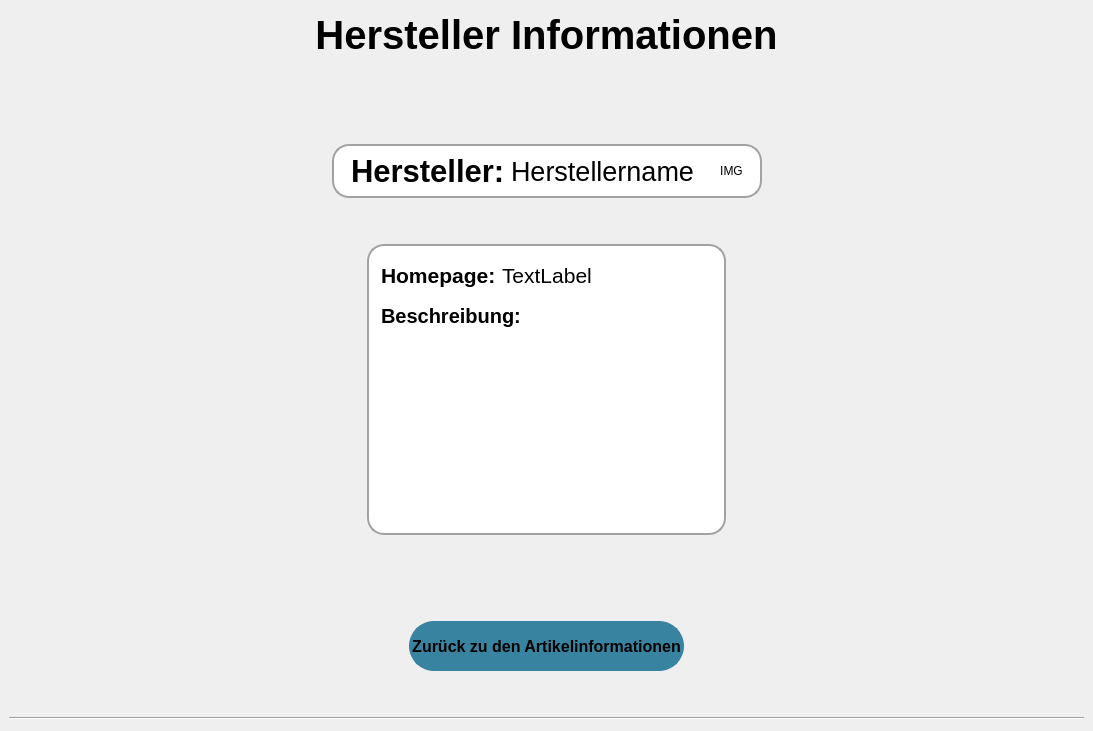
     <widget class="QWidget" name="page_4">
      <layout class="QVBoxLayout" name="verticalLayout_6">
       <property name="leftMargin">
        <number>9</number>
       </property>
       <property name="rightMargin">
        <number>9</number>
       </property>
       <item>
        <spacer name="verticalSpacer_34">
         <property name="orientation">
          <enum>Qt::Vertical</enum>
         </property>
         <property name="sizeType">
          <enum>QSizePolicy::Fixed</enum>
         </property>
         <property name="sizeHint" stdset="0">
          <size>
           <width>20</width>
           <height>1</height>
          </size>
         </property>
        </spacer>
       </item>
       <item>
        <widget class="QLabel" name="label_9">
         <property name="font">
          <font>
           <pointsize>30</pointsize>
           <bold>true</bold>
          </font>
         </property>
         <property name="text">
          <string>Hersteller Informationen</string>
         </property>
         <property name="alignment">
          <set>Qt::AlignCenter</set>
         </property>
        </widget>
       </item>
       <item>
        <spacer name="verticalSpacer_11">
         <property name="orientation">
          <enum>Qt::Vertical</enum>
         </property>
         <property name="sizeType">
          <enum>QSizePolicy::Expanding</enum>
         </property>
         <property name="sizeHint" stdset="0">
          <size>
           <width>20</width>
           <height>80</height>
          </size>
         </property>
        </spacer>
       </item>
       <item>
        <layout class="QHBoxLayout" name="horizontalLayout_10">
         <item>
          <spacer name="horizontalSpacer_21">
           <property name="orientation">
            <enum>Qt::Horizontal</enum>
           </property>
           <property name="sizeType">
            <enum>QSizePolicy::Expanding</enum>
           </property>
           <property name="sizeHint" stdset="0">
            <size>
             <width>80</width>
             <height>20</height>
            </size>
           </property>
          </spacer>
         </item>
         <item>
          <widget class="QWidget" name="horizontalWidget_6" native="true">
           <property name="sizePolicy">
            <sizepolicy hsizetype="Preferred" vsizetype="Fixed">
             <horstretch>0</horstretch>
             <verstretch>0</verstretch>
            </sizepolicy>
           </property>
           <property name="styleSheet">
            <string notr="true">QWidget#horizontalWidget_6 {
background-color: rgb(255, 255, 255);
border: 2px solid rgb(162, 162, 162);
border-radius: 17px;
margine: 0px}</string>
           </property>
           <layout class="QHBoxLayout" name="horizontalLayout_26">
            <item>
             <spacer name="horizontalSpacer_42">
              <property name="orientation">
               <enum>Qt::Horizontal</enum>
              </property>
              <property name="sizeType">
               <enum>QSizePolicy::Fixed</enum>
              </property>
              <property name="sizeHint" stdset="0">
               <size>
                <width>10</width>
                <height>20</height>
               </size>
              </property>
             </spacer>
            </item>
            <item>
             <widget class="QLabel" name="label_6">
              <property name="sizePolicy">
               <sizepolicy hsizetype="Fixed" vsizetype="Preferred">
                <horstretch>0</horstretch>
                <verstretch>0</verstretch>
               </sizepolicy>
              </property>
              <property name="font">
               <font>
                <pointsize>23</pointsize>
                <bold>true</bold>
               </font>
              </property>
              <property name="styleSheet">
               <string notr="true">;
color: rgb(0, 0, 0);</string>
              </property>
              <property name="text">
               <string>Hersteller:</string>
              </property>
             </widget>
            </item>
            <item>
             <widget class="QLabel" name="label_herstellername">
              <property name="sizePolicy">
               <sizepolicy hsizetype="Fixed" vsizetype="Preferred">
                <horstretch>0</horstretch>
                <verstretch>0</verstretch>
               </sizepolicy>
              </property>
              <property name="font">
               <font>
                <pointsize>20</pointsize>
                <bold>false</bold>
               </font>
              </property>
              <property name="styleSheet">
               <string notr="true">;
color: rgb(0, 0, 0);</string>
              </property>
              <property name="text">
               <string>Herstellername</string>
              </property>
              <property name="alignment">
               <set>Qt::AlignLeading|Qt::AlignLeft|Qt::AlignVCenter</set>
              </property>
             </widget>
            </item>
            <item>
             <spacer name="horizontalSpacer_27">
              <property name="orientation">
               <enum>Qt::Horizontal</enum>
              </property>
              <property name="sizeType">
               <enum>QSizePolicy::Fixed</enum>
              </property>
              <property name="sizeHint" stdset="0">
               <size>
                <width>20</width>
                <height>20</height>
               </size>
              </property>
             </spacer>
            </item>
            <item>
             <widget class="QLabel" name="hersteller_img">
              <property name="sizePolicy">
               <sizepolicy hsizetype="Expanding" vsizetype="Expanding">
                <horstretch>0</horstretch>
                <verstretch>0</verstretch>
               </sizepolicy>
              </property>
              <property name="maximumSize">
               <size>
                <width>100</width>
                <height>40</height>
               </size>
              </property>
              <property name="styleSheet">
               <string notr="true">;
color: rgb(0, 0, 0);</string>
              </property>
              <property name="text">
               <string>IMG</string>
              </property>
              <property name="alignment">
               <set>Qt::AlignCenter</set>
              </property>
             </widget>
            </item>
            <item>
             <spacer name="horizontalSpacer_43">
              <property name="orientation">
               <enum>Qt::Horizontal</enum>
              </property>
              <property name="sizeType">
               <enum>QSizePolicy::Fixed</enum>
              </property>
              <property name="sizeHint" stdset="0">
               <size>
                <width>10</width>
                <height>10</height>
               </size>
              </property>
             </spacer>
            </item>
           </layout>
          </widget>
         </item>
         <item>
          <spacer name="horizontalSpacer_25">
           <property name="orientation">
            <enum>Qt::Horizontal</enum>
           </property>
           <property name="sizeType">
            <enum>QSizePolicy::Expanding</enum>
           </property>
           <property name="sizeHint" stdset="0">
            <size>
             <width>80</width>
             <height>20</height>
            </size>
           </property>
          </spacer>
         </item>
        </layout>
       </item>
       <item>
        <spacer name="verticalSpacer_31">
         <property name="orientation">
          <enum>Qt::Vertical</enum>
         </property>
         <property name="sizeType">
          <enum>QSizePolicy::Preferred</enum>
         </property>
         <property name="sizeHint" stdset="0">
          <size>
           <width>20</width>
           <height>40</height>
          </size>
         </property>
        </spacer>
       </item>
       <item>
        <layout class="QHBoxLayout" name="horizontalLayout_23">
         <item>
          <spacer name="horizontalSpacer_29">
           <property name="orientation">
            <enum>Qt::Horizontal</enum>
           </property>
           <property name="sizeType">
            <enum>QSizePolicy::Expanding</enum>
           </property>
           <property name="sizeHint" stdset="0">
            <size>
             <width>150</width>
             <height>20</height>
            </size>
           </property>
          </spacer>
         </item>
         <item>
          <widget class="QWidget" name="verticalWidget" native="true">
           <property name="sizePolicy">
            <sizepolicy hsizetype="Preferred" vsizetype="Preferred">
             <horstretch>0</horstretch>
             <verstretch>0</verstretch>
            </sizepolicy>
           </property>
           <property name="styleSheet">
            <string notr="true">QWidget#verticalWidget {
background-color: rgb(255, 255, 255);
border: 2px solid rgb(162, 162, 162);
border-radius: 17px;
margine: 0px}</string>
           </property>
           <layout class="QVBoxLayout" name="verticalLayout_27">
            <item>
             <spacer name="verticalSpacer_12">
              <property name="orientation">
               <enum>Qt::Vertical</enum>
              </property>
              <property name="sizeType">
               <enum>QSizePolicy::Fixed</enum>
              </property>
              <property name="sizeHint" stdset="0">
               <size>
                <width>20</width>
                <height>10</height>
               </size>
              </property>
             </spacer>
            </item>
            <item>
             <layout class="QHBoxLayout" name="horizontalLayout_11">
              <item>
               <spacer name="horizontalSpacer_39">
                <property name="orientation">
                 <enum>Qt::Horizontal</enum>
                </property>
                <property name="sizeType">
                 <enum>QSizePolicy::Fixed</enum>
                </property>
                <property name="sizeHint" stdset="0">
                 <size>
                  <width>5</width>
                  <height>20</height>
                 </size>
                </property>
               </spacer>
              </item>
              <item>
               <widget class="QLabel" name="label_link_text">
                <property name="sizePolicy">
                 <sizepolicy hsizetype="Fixed" vsizetype="Preferred">
                  <horstretch>0</horstretch>
                  <verstretch>0</verstretch>
                 </sizepolicy>
                </property>
                <property name="font">
                 <font>
                  <pointsize>16</pointsize>
                  <bold>true</bold>
                 </font>
                </property>
                <property name="styleSheet">
                 <string notr="true">;
color: rgb(0, 0, 0);</string>
                </property>
                <property name="text">
                 <string>Homepage:</string>
                </property>
               </widget>
              </item>
              <item>
               <widget class="QLabel" name="label_link">
                <property name="font">
                 <font>
                  <pointsize>16</pointsize>
                 </font>
                </property>
                <property name="styleSheet">
                 <string notr="true">;
color: rgb(0, 0, 0);</string>
                </property>
                <property name="text">
                 <string>TextLabel</string>
                </property>
               </widget>
              </item>
              <item>
               <spacer name="horizontalSpacer_40">
                <property name="orientation">
                 <enum>Qt::Horizontal</enum>
                </property>
                <property name="sizeType">
                 <enum>QSizePolicy::Fixed</enum>
                </property>
                <property name="sizeHint" stdset="0">
                 <size>
                  <width>5</width>
                  <height>20</height>
                 </size>
                </property>
               </spacer>
              </item>
             </layout>
            </item>
            <item>
             <spacer name="verticalSpacer_7">
              <property name="orientation">
               <enum>Qt::Vertical</enum>
              </property>
              <property name="sizeType">
               <enum>QSizePolicy::Fixed</enum>
              </property>
              <property name="sizeHint" stdset="0">
               <size>
                <width>20</width>
                <height>10</height>
               </size>
              </property>
             </spacer>
            </item>
            <item>
             <layout class="QHBoxLayout" name="horizontalLayout_25">
              <item>
               <spacer name="horizontalSpacer_41">
                <property name="orientation">
                 <enum>Qt::Horizontal</enum>
                </property>
                <property name="sizeType">
                 <enum>QSizePolicy::Fixed</enum>
                </property>
                <property name="sizeHint" stdset="0">
                 <size>
                  <width>5</width>
                  <height>20</height>
                 </size>
                </property>
               </spacer>
              </item>
              <item>
               <widget class="QLabel" name="label_15">
                <property name="font">
                 <font>
                  <pointsize>15</pointsize>
                  <bold>true</bold>
                 </font>
                </property>
                <property name="styleSheet">
                 <string notr="true">;
color: rgb(0, 0, 0);</string>
                </property>
                <property name="text">
                 <string>Beschreibung:</string>
                </property>
               </widget>
              </item>
             </layout>
            </item>
            <item>
             <layout class="QHBoxLayout" name="horizontalLayout_24">
              <item>
               <spacer name="horizontalSpacer_8">
                <property name="orientation">
                 <enum>Qt::Horizontal</enum>
                </property>
                <property name="sizeType">
                 <enum>QSizePolicy::Preferred</enum>
                </property>
                <property name="sizeHint" stdset="0">
                 <size>
                  <width>40</width>
                  <height>20</height>
                 </size>
                </property>
               </spacer>
              </item>
              <item>
               <widget class="QTextEdit" name="textEdit_hersteller_description">
                <property name="font">
                 <font>
                  <pointsize>12</pointsize>
                 </font>
                </property>
                <property name="focusPolicy">
                 <enum>Qt::WheelFocus</enum>
                </property>
                <property name="styleSheet">
                 <string notr="true">;
color: rgb(0, 0, 0);</string>
                </property>
                <property name="frameShape">
                 <enum>QFrame::NoFrame</enum>
                </property>
                <property name="readOnly">
                 <bool>true</bool>
                </property>
               </widget>
              </item>
              <item>
               <spacer name="horizontalSpacer">
                <property name="orientation">
                 <enum>Qt::Horizontal</enum>
                </property>
                <property name="sizeType">
                 <enum>QSizePolicy::Preferred</enum>
                </property>
                <property name="sizeHint" stdset="0">
                 <size>
                  <width>40</width>
                  <height>20</height>
                 </size>
                </property>
               </spacer>
              </item>
             </layout>
            </item>
           </layout>
          </widget>
         </item>
         <item>
          <spacer name="horizontalSpacer_26">
           <property name="orientation">
            <enum>Qt::Horizontal</enum>
           </property>
           <property name="sizeType">
            <enum>QSizePolicy::Expanding</enum>
           </property>
           <property name="sizeHint" stdset="0">
            <size>
             <width>150</width>
             <height>20</height>
            </size>
           </property>
          </spacer>
         </item>
        </layout>
       </item>
       <item>
        <spacer name="verticalSpacer_19">
         <property name="orientation">
          <enum>Qt::Vertical</enum>
         </property>
         <property name="sizeHint" stdset="0">
          <size>
           <width>20</width>
           <height>40</height>
          </size>
         </property>
        </spacer>
       </item>
       <item>
        <layout class="QGridLayout" name="gridLayout_2">
         <item row="2" column="1">
          <layout class="QHBoxLayout" name="horizontalLayout_4"/>
         </item>
         <item row="3" column="1">
          <spacer name="verticalSpacer_35">
           <property name="orientation">
            <enum>Qt::Vertical</enum>
           </property>
           <property name="sizeType">
            <enum>QSizePolicy::Fixed</enum>
           </property>
           <property name="sizeHint" stdset="0">
            <size>
             <width>20</width>
             <height>40</height>
            </size>
           </property>
          </spacer>
         </item>
        </layout>
       </item>
       <item>
        <layout class="QHBoxLayout" name="horizontalLayout_3">
         <item>
          <spacer name="horizontalSpacer_10">
           <property name="orientation">
            <enum>Qt::Horizontal</enum>
           </property>
           <property name="sizeType">
            <enum>QSizePolicy::Fixed</enum>
           </property>
           <property name="sizeHint" stdset="0">
            <size>
             <width>400</width>
             <height>20</height>
            </size>
           </property>
          </spacer>
         </item>
         <item>
          <widget class="QPushButton" name="pushButton_back_from_hersteller_page">
           <property name="minimumSize">
            <size>
             <width>0</width>
             <height>50</height>
            </size>
           </property>
           <property name="font">
            <font>
             <pointsize>12</pointsize>
             <bold>true</bold>
            </font>
           </property>
           <property name="styleSheet">
            <string notr="true">
border: 3px solid gray;
border-radius: 25px;
background-color: rgb(56, 131, 160);
border-color: rgb(56, 131, 160);</string>
           </property>
           <property name="text">
            <string>Zurück zu den Artikelinformationen</string>
           </property>
           <property name="autoDefault">
            <bool>false</bool>
           </property>
           <property name="default">
            <bool>false</bool>
           </property>
           <property name="flat">
            <bool>false</bool>
           </property>
          </widget>
         </item>
         <item>
          <spacer name="horizontalSpacer_11">
           <property name="orientation">
            <enum>Qt::Horizontal</enum>
           </property>
           <property name="sizeType">
            <enum>QSizePolicy::Fixed</enum>
           </property>
           <property name="sizeHint" stdset="0">
            <size>
             <width>400</width>
             <height>20</height>
            </size>
           </property>
          </spacer>
         </item>
        </layout>
       </item>
       <item>
        <spacer name="verticalSpacer_13">
         <property name="orientation">
          <enum>Qt::Vertical</enum>
         </property>
         <property name="sizeType">
          <enum>QSizePolicy::Fixed</enum>
         </property>
         <property name="sizeHint" stdset="0">
          <size>
           <width>20</width>
           <height>40</height>
          </size>
         </property>
        </spacer>
       </item>
       <item>
        <widget class="Line" name="line_4">
         <property name="orientation">
          <enum>Qt::Horizontal</enum>
         </property>
        </widget>
       </item>
      </layout>
     </widget>
